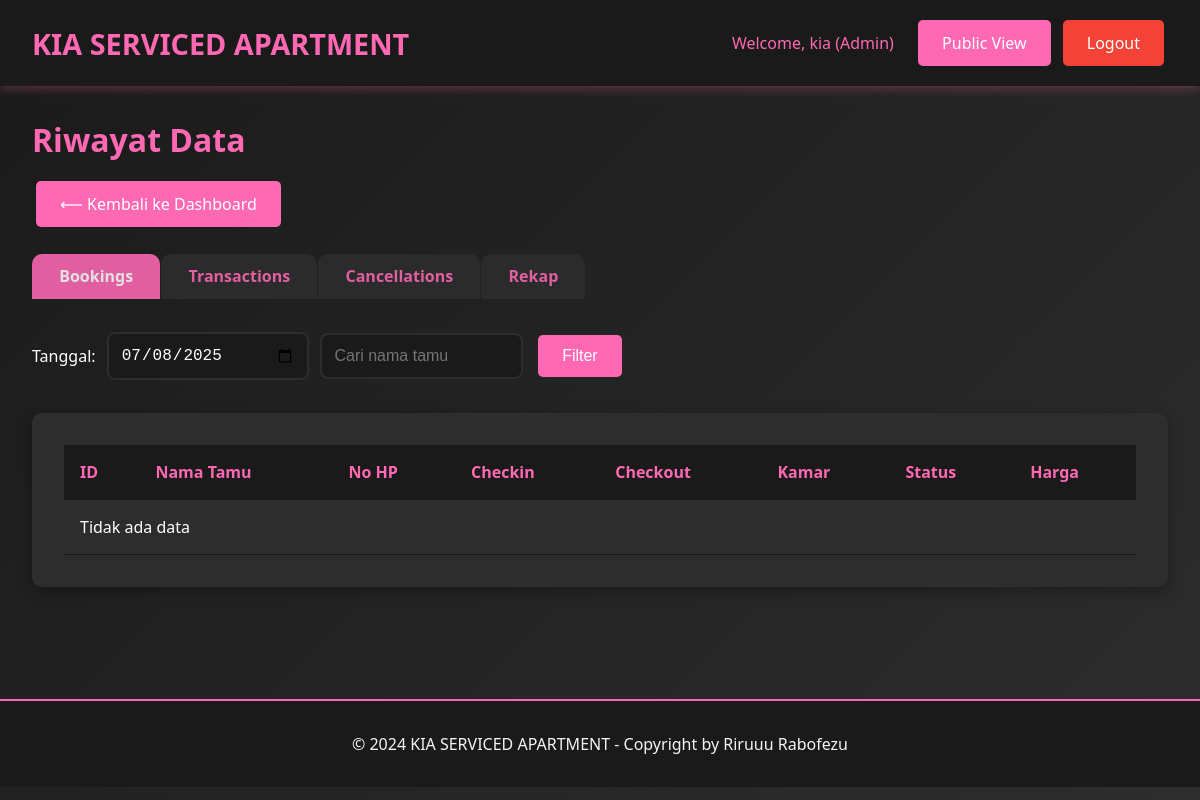
Page /admin/history.php (signed in) on the earlier database version.
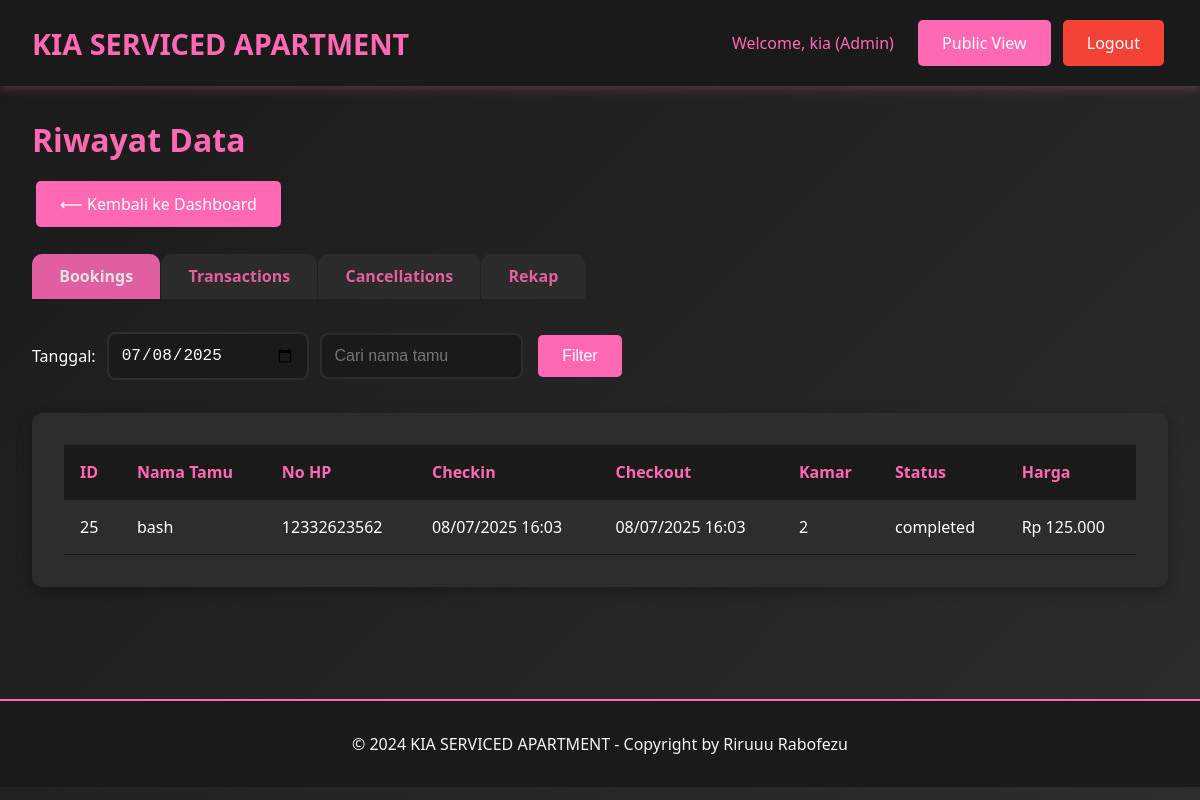
Same page on the later database version.
### tables this page shows
CREATE TABLE `bookings` (
  `id` int(11) NOT NULL,
  `room_id` int(11) NOT NULL,
  `guest_name` varchar(100) NOT NULL,
  `arrival_time` datetime NOT NULL,
  `phone_number` varchar(20) NOT NULL,
  `duration_type` enum('transit','fullday') NOT NULL,
  `duration_hours` int(11) NOT NULL,
  `price_amount` decimal(10,2) NOT NULL,
  `payment_method` varchar(50) NOT NULL,
  `deposit_type` enum('cash','id_card','no_deposit') NOT NULL,
  `deposit_amount` decimal(10,2) DEFAULT '0.00',
  `notes` text,
  `status` enum('booked','checkin','checkout','cancelled','no_show','completed') DEFAULT 'booked',
  `checkin_time` datetime DEFAULT NULL,
  `checkout_time` datetime DEFAULT NULL,
  `extra_time_hours` int(11) DEFAULT '0',
  `extra_time_amount` decimal(10,2) DEFAULT '0.00',
  `refund_amount` decimal(10,2) DEFAULT '0.00',
  `refund_method` varchar(50) DEFAULT NULL,
  `created_by` int(11) NOT NULL,
  `created_at` timestamp NOT NULL DEFAULT CURRENT_TIMESTAMP,
  `updated_at` timestamp NOT NULL DEFAULT CURRENT_TIMESTAMP ON UPDATE CURRENT_TIMESTAMP
);

### includes/config.php (called while the page is built, shortened)
<?php
function formatCurrency($amount) {
    return 'Rp ' . number_format($amount, 0, ',', '.');
}
function formatDateTime($datetime) {
    return date('d/m/Y H:i', strtotime($datetime));
}
?>

### admin/history.php (the view, shortened to what the changed rows need)
<?php
require_once "../includes/config.php";
$view = isset($_GET["view"]) ? trim($_GET["view"]) : "bookings";
$date = isset($_GET['date']) ? $_GET['date'] : date('Y-m-d');
if (!function_exists('safe')) {
    function safe($str) {
        return htmlspecialchars($str, ENT_QUOTES, 'UTF-8');
    }
}
$data = [];
if ($view == "bookings") {
    $sql = "SELECT * FROM bookings WHERE DATE(checkin_time) = :date";
    $params = [':date' => $date];
    $sql .= " ORDER BY checkin_time DESC";
    $stmt = $pdo->prepare($sql);
    $stmt->execute($params);
    $data = $stmt->fetchAll(PDO::FETCH_ASSOC);
}
?>
<!DOCTYPE html>
<html lang="id">
<head>
    <link rel="stylesheet" href="../assets/css/style.css">
</head>
<body>
<div class="container">
    <h1 style="color: var(--primary-pink); margin-bottom: 1rem;">Riwayat Data</h1>
    <?php if ($view == "rekap"): ?>
        <div class="filter-bar">
            <form method="get" style="display:flex;gap:.7rem;align-items:center;">
                <input type="hidden" name="view" value="rekap">
                <select name="rekap_mode" onchange="this.form.submit()" class="form-control" style="width:140px;">
                    <option value="harian"<?= (isset($rekap_mode) && $rekap_mode == 'harian') ? ' selected' : '' ?>>Harian</option>
                    <option value="mingguan"<?= (isset($rekap_mode) && $rekap_mode == 'mingguan') ? ' selected' : '' ?>>Mingguan</option>
                </select>
                <input type="date" name="rekap_date" class="form-control" value="<?= safe($rekap_date ?? date('Y-m-d')) ?>" style="<?= (isset($rekap_mode) && $rekap_mode == 'harian') ? '' : 'display:none;' ?>">
                <input type="week" name="rekap_week" class="form-control" value="<?= safe($rekap_week ?? date('o-\WW')) ?>" style="<?= (isset($rekap_mode) && $rekap_mode == 'mingguan') ? '' : 'display:none;' ?>">
                <button class="btn btn-primary" type="submit">Terapkan</button>
            </form>
        </div>
        <div class="summary-box">
            <b>Total Fullday:</b> <?= $total_fullday ?? 0 ?> &nbsp;
            <b>Total Transit:</b> <?= $total_transit ?? 0 ?> &nbsp;
            <b>Total Omset:</b> <?= function_exists('formatCurrency') ? formatCurrency($total_omset ?? 0) : number_format($total_omset ?? 0,0,',','.') ?>
        </div>
        <div class="table-container">
            <table class="table">
                <thead>
                    <tr>
                        <th>No</th>
                        <th>Kamar</th>
                        <th>Jumlah Fullday</th>
                        <th>Jumlah Transit</th>
                        <th>Total Omset</th>
                    </tr>
                </thead>
                <tbody>
                <?php $n=1; foreach($rekapData as $room): $total_kamar = $room['fullday_total'] + $room['transit_total'];?>
                    <tr>
                        <td><?= $n++ ?></td>
                        <td><?= safe($room['location'].' no '.$room['room_number']) ?></td>
                        <td><?= $room['fullday_count'] ?></td>
                        <td><?= $room['transit_count'] ?></td>
                        <td><?= function_exists('formatCurrency') ? formatCurrency($total_kamar) : number_format($total_kamar,0,',','.') ?></td>
                    </tr>
                <?php endforeach;?>
                </tbody>
            </table>
        </div>
    <?php else: ?>
        <div class="table-container">
            <?php if ($view == "bookings"): ?>
                <table class="table">
                    <thead>
                        <tr>
                            <th>ID</th>
                            <th>Nama Tamu</th>
                            <th>No HP</th>
                            <th>Checkin</th>
                            <th>Checkout</th>
                            <th>Kamar</th>
                            <th>Status</th>
                            <th>Harga</th>
                        </tr>
                    </thead>
                    <tbody>
                        <?php if (!$data): ?>
                            <tr><td colspan="8" class="text-center">Tidak ada data</td></tr>
                        <?php else: foreach ($data as $row): ?>
                            <tr>
                                <td><?= safe($row['id']) ?></td>
                                <td><?= safe($row['guest_name']) ?></td>
                                <td><?= safe($row['phone_number']) ?></td>
                                <td><?= formatDateTime($row['checkin_time']) ?></td>
                                <td><?= formatDateTime($row['checkout_time']) ?></td>
                                <td><?= safe($row['room_id']) ?></td>
                                <td><?= safe($row['status']) ?></td>
                                <td><?= function_exists('formatCurrency') ? formatCurrency($row['price_amount']) : number_format($row['price_amount'],0,',','.') ?></td>
                            </tr>
                        <?php endforeach; endif; ?>
                    </tbody>
                </table>
            <?php endif; ?>
        </div>
    <?php endif; ?>
</div>
</body>
</html>

Differences in the rows shown:
added bookings: id "25", guest_name "bash", phone_number "12332623562", checkin_time "08/07/2025 16:03", checkout_time "08/07/2025 16:03", room "2", status "completed", price_amount "Rp 125.000"
Other differences:
text no longer shown: "Tidak ada data"
